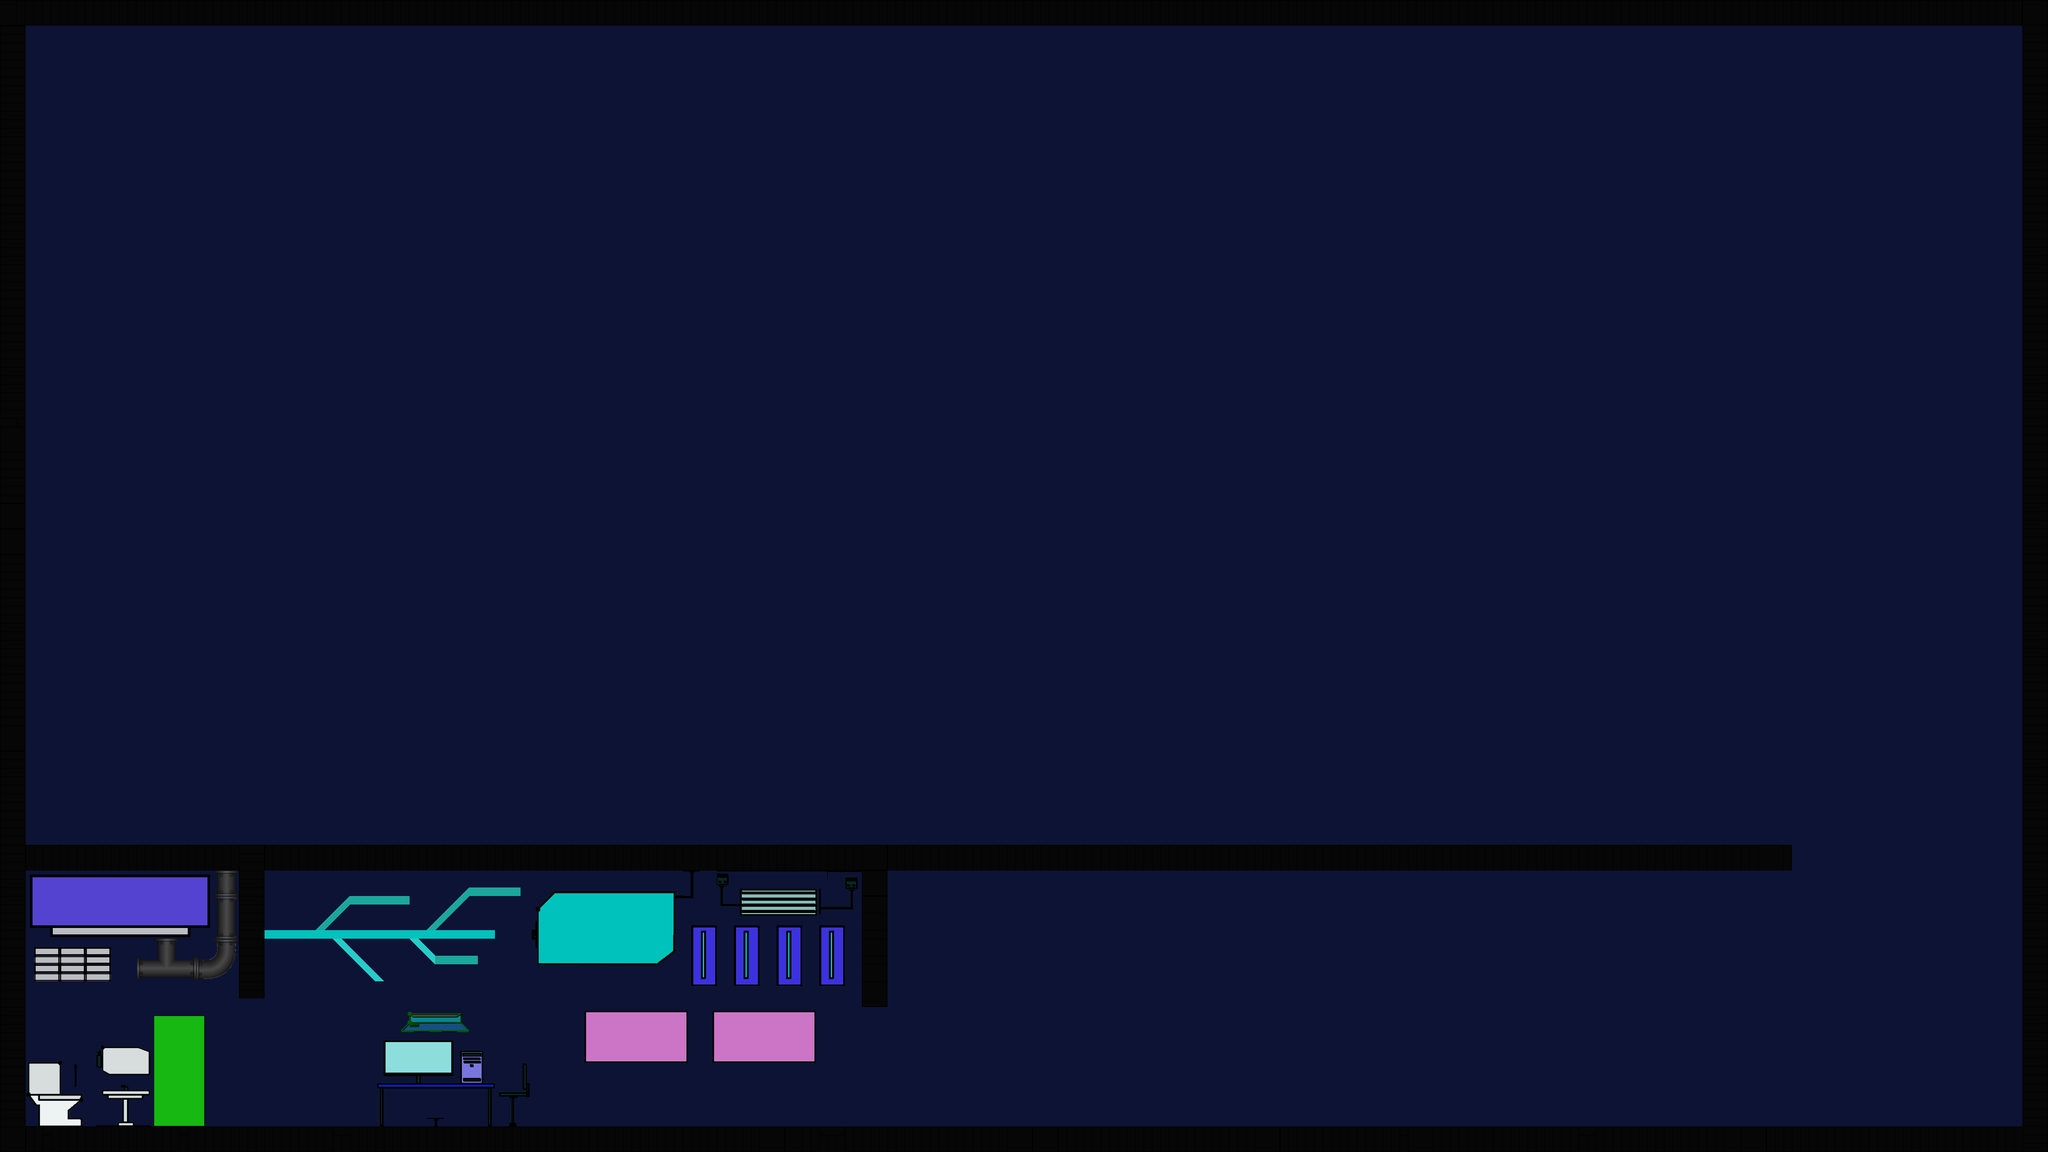

Below is a game level as drawn by its tile map, then a one-line description and the .tmx that defines it (tile-layer data replaced by summaries):
An orthogonal 240x135 tile map with 16x16 px tiles, 2 tile layers (BaseBackground, BaseMap) and 7 objects (6x platform, SpawnPoint).

<map version="1.4" tiledversion="1.4.2" orientation="orthogonal" renderorder="right-down" width="240" height="135" tilewidth="16" tileheight="16" infinite="0" nextlayerid="4" nextobjectid="11">
 <tileset firstgid="1" source="level_00.tsx" />
 <layer id="2" name="BaseBackground" width="240" height="135">
  <data>[32400 cells, 32400 non-empty, 1 distinct tile ids]</data>
 </layer>
 <layer id="1" name="BaseMap" width="240" height="135">
  <data>[32400 cells, 4336 non-empty, 1061 distinct tile ids]</data>
 </layer>
 <objectgroup id="3" name="Collider">
  <object id="1" type="platform" x="6.06061" y="6.06061" width="39.3939" height="2154.55" />
  <object id="2" type="platform" x="3.0303" y="-6.06061" width="2003.03" height="45.4545" />
  <object id="3" type="platform" x="24.2424" y="1583.88" width="2163.64" height="48.3636" />
  <object id="4" type="platform" x="1606.06" y="1587.88" width="63.6364" height="296.97" />
  <object id="5" type="platform" x="-0.969697" y="2113.24" width="3840.91" height="46.3333" />
  <object id="9" type="SpawnPoint" x="130" y="1845" width="311" height="241" />
  <object id="10" type="platform" x="447.833" y="1584.79" width="49.1364" height="287.47" />
 </objectgroup>
</map>
